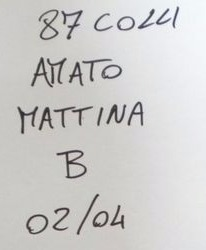
#> input picture wordtest.jpg, 206 x 250 px
$ python segmented.py   (older library calls are emulated)
#> lines starting #> are read from the running program, lines starting #| are printed output that depends on the picture; after the words box and inside, x2 and y2 are one past the last pixel; in counts of white or black regions, pixels touching at a corner belong together
import numpy as np
import matplotlib.pyplot as plt
import matplotlib.patches as mpatches

from skimage import data,io
from skimage.filters import threshold_otsu
from skimage.segmentation import clear_border
from skimage.measure import label
from skimage.morphology import closing, square
from skimage.measure import regionprops
from skimage.color import label2rgb
from skimage.segmentation import felzenszwalb, slic, quickshift
from skimage.segmentation import mark_boundaries
from skimage.util import img_as_float

from PIL import Image

#image = data.coins()[50:-50, 50:-50]
image = io.imread('wordtest.jpg',as_grey=True)
#> image: shape (250, 206) float64; min 0.148, max 0.998, mean 0.805

###################
thresh = threshold_otsu(image)
#> thresh = 0.607
binary = image > thresh
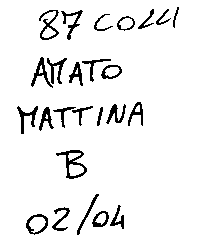
#> binary: shape (250, 206) bool; 93.6% white; black in thin lines or dots, all inside (x1, y1, x2, y2) = (17, 7, 179, 235)

fig, axes = plt.subplots(ncols=3, figsize=(8, 2.5))
ax = axes.ravel()
ax[0] = plt.subplot(1, 3, 1, adjustable='box-forced')
ax[1] = plt.subplot(1, 3, 2)
ax[2] = plt.subplot(1, 3, 3, sharex=ax[0], sharey=ax[0], adjustable='box-forced')

ax[0].imshow(image, cmap=plt.cm.gray)
ax[0].set_title('Original')
ax[0].axis('off')

ax[1].hist(image.ravel(), bins=256)
ax[1].set_title('Histogram')
ax[1].axvline(thresh, color='r')

ax[2].imshow(binary, cmap=plt.cm.gray)
ax[2].set_title('Thresholded')
ax[2].axis('off')

plt.show()
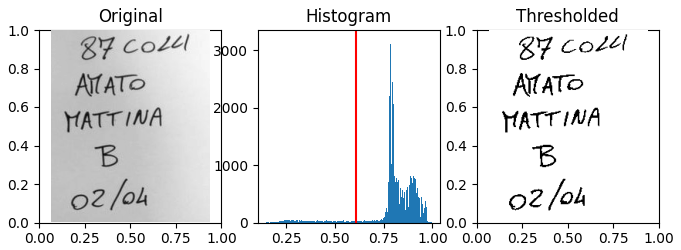
#> figure drawn by matplotlib, 3 panels; panel 1: tallest bar 3191 high, from x = 0.792 to 0.795
###################


# remove artifacts connected to image border
cleared = binary.copy()
clear_border(cleared)


img = img_as_float(binary)
segments_fz = felzenszwalb(img, scale=100, sigma=0.3, min_size=50)
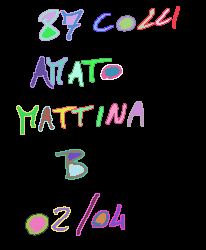
#> segments_fz: shape (250, 206) int64; 50 distinct labels, from 0 to 49; one colour per label, 0 black

img = Image.fromarray(segments_fz, 'RGB')
#> img: PIL image 206x250 RGB

print("Felzenszwalb's number of segments: %d" % len(np.unique(segments_fz)))
#| Felzenszwalb's number of segments: 50

fig, ax = plt.subplots(1, 3, sharex=True, sharey=True,subplot_kw={'adjustable': 'box-forced'})
fig.set_size_inches(8, 3, forward=True)
fig.tight_layout()

#> (the run stopped early here; a loop or call above may not have finished)
